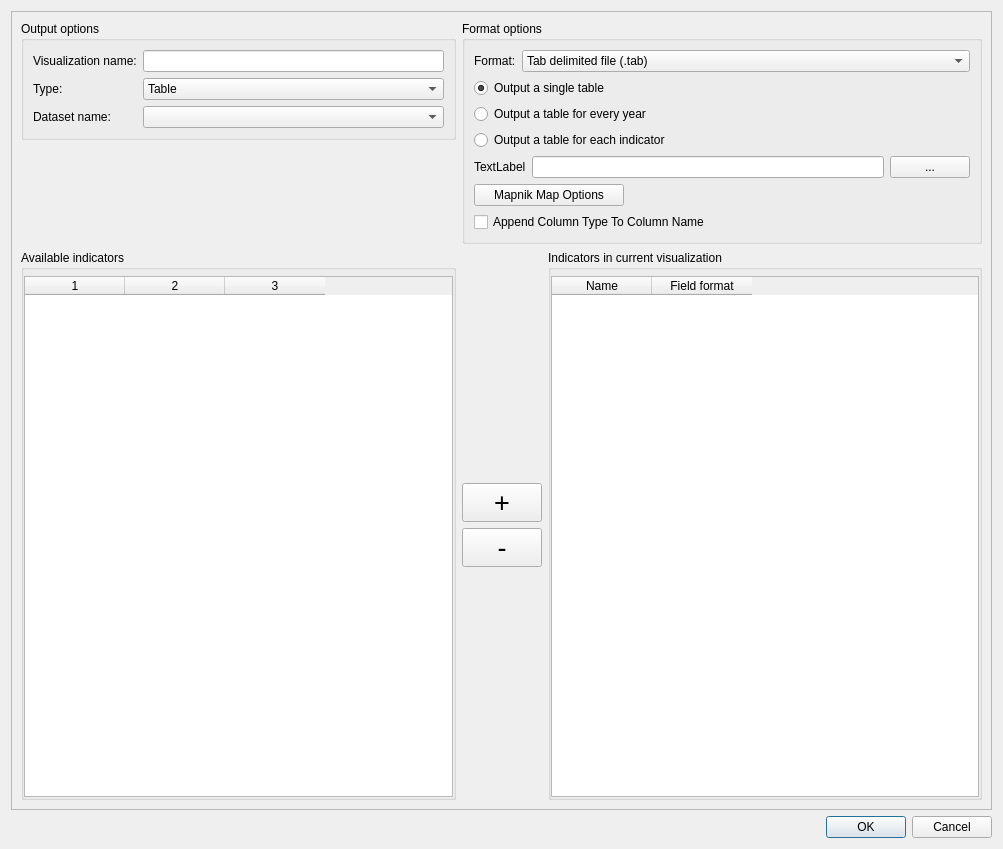
<?xml version="1.0" encoding="UTF-8"?>
<ui version="4.0">
 <class>dlgConfigureBatchIndicatorVisualization</class>
 <widget class="QDialog" name="dlgConfigureBatchIndicatorVisualization">
  <property name="geometry">
   <rect>
    <x>0</x>
    <y>0</y>
    <width>1003</width>
    <height>849</height>
   </rect>
  </property>
  <property name="sizePolicy">
   <sizepolicy hsizetype="Expanding" vsizetype="Expanding">
    <horstretch>0</horstretch>
    <verstretch>0</verstretch>
   </sizepolicy>
  </property>
  <property name="windowTitle">
   <string>Batch indicator visualization</string>
  </property>
  <property name="toolTip">
   <string/>
  </property>
  <layout class="QGridLayout" name="gridLayout_6">
   <item row="0" column="0">
    <widget class="QFrame" name="frame">
     <property name="frameShape">
      <enum>QFrame::StyledPanel</enum>
     </property>
     <property name="frameShadow">
      <enum>QFrame::Raised</enum>
     </property>
     <layout class="QGridLayout" name="gridLayout_5">
      <item row="0" column="0">
       <widget class="QGroupBox" name="gbOutputOptions">
        <property name="sizePolicy">
         <sizepolicy hsizetype="Preferred" vsizetype="Preferred">
          <horstretch>0</horstretch>
          <verstretch>0</verstretch>
         </sizepolicy>
        </property>
        <property name="title">
         <string>Output options</string>
        </property>
        <layout class="QGridLayout" name="gridLayout">
         <item row="0" column="0">
          <widget class="QLabel" name="label_5">
           <property name="text">
            <string>Visualization name:</string>
           </property>
          </widget>
         </item>
         <item row="0" column="1">
          <widget class="QLineEdit" name="leVizName">
           <property name="sizePolicy">
            <sizepolicy hsizetype="Expanding" vsizetype="Preferred">
             <horstretch>0</horstretch>
             <verstretch>0</verstretch>
            </sizepolicy>
           </property>
           <property name="minimumSize">
            <size>
             <width>100</width>
             <height>0</height>
            </size>
           </property>
          </widget>
         </item>
         <item row="1" column="0">
          <widget class="QLabel" name="label_7">
           <property name="text">
            <string>Type:</string>
           </property>
          </widget>
         </item>
         <item row="1" column="1">
          <widget class="QComboBox" name="cboVizType">
           <property name="sizePolicy">
            <sizepolicy hsizetype="Expanding" vsizetype="Preferred">
             <horstretch>0</horstretch>
             <verstretch>0</verstretch>
            </sizepolicy>
           </property>
           <property name="minimumSize">
            <size>
             <width>0</width>
             <height>0</height>
            </size>
           </property>
           <item>
            <property name="text">
             <string>Table</string>
            </property>
           </item>
           <item>
            <property name="text">
             <string>Map</string>
            </property>
           </item>
           <item>
            <property name="text">
             <string>Animation</string>
            </property>
           </item>
          </widget>
         </item>
         <item row="2" column="0">
          <widget class="QLabel" name="label_6">
           <property name="text">
            <string>Dataset name:</string>
           </property>
          </widget>
         </item>
         <item row="2" column="1">
          <widget class="QComboBox" name="cboDataset">
           <property name="sizePolicy">
            <sizepolicy hsizetype="Expanding" vsizetype="Preferred">
             <horstretch>0</horstretch>
             <verstretch>0</verstretch>
            </sizepolicy>
           </property>
          </widget>
         </item>
        </layout>
       </widget>
      </item>
      <item row="0" column="1" rowspan="2" colspan="2">
       <widget class="QGroupBox" name="groupBox">
        <property name="sizePolicy">
         <sizepolicy hsizetype="Preferred" vsizetype="Preferred">
          <horstretch>0</horstretch>
          <verstretch>0</verstretch>
         </sizepolicy>
        </property>
        <property name="title">
         <string>Format options</string>
        </property>
        <layout class="QGridLayout" name="gridLayout_2">
         <item row="0" column="0">
          <layout class="QHBoxLayout" name="horizontalLayout_2">
           <item>
            <widget class="QLabel" name="label_4">
             <property name="sizePolicy">
              <sizepolicy hsizetype="Preferred" vsizetype="Fixed">
               <horstretch>0</horstretch>
               <verstretch>0</verstretch>
              </sizepolicy>
             </property>
             <property name="text">
              <string>Format:</string>
             </property>
            </widget>
           </item>
           <item>
            <widget class="QComboBox" name="cboOutputType">
             <property name="sizePolicy">
              <sizepolicy hsizetype="Expanding" vsizetype="Fixed">
               <horstretch>0</horstretch>
               <verstretch>0</verstretch>
              </sizepolicy>
             </property>
             <property name="minimumSize">
              <size>
               <width>0</width>
               <height>0</height>
              </size>
             </property>
             <item>
              <property name="text">
               <string>Tab delimited file (.tab)</string>
              </property>
             </item>
             <item>
              <property name="text">
               <string>Fixed field file (.dat)</string>
              </property>
             </item>
             <item>
              <property name="text">
               <string>Export to SQL database</string>
              </property>
             </item>
             <item>
              <property name="text">
               <string>ESRI database</string>
              </property>
             </item>
            </widget>
           </item>
          </layout>
         </item>
         <item row="4" column="0">
          <layout class="QHBoxLayout" name="horizontalLayout">
           <item>
            <widget class="QLabel" name="lblOption1">
             <property name="sizePolicy">
              <sizepolicy hsizetype="Preferred" vsizetype="Fixed">
               <horstretch>0</horstretch>
               <verstretch>0</verstretch>
              </sizepolicy>
             </property>
             <property name="text">
              <string>TextLabel</string>
             </property>
            </widget>
           </item>
           <item>
            <widget class="QLineEdit" name="leOption1">
             <property name="sizePolicy">
              <sizepolicy hsizetype="Expanding" vsizetype="Fixed">
               <horstretch>0</horstretch>
               <verstretch>0</verstretch>
              </sizepolicy>
             </property>
             <property name="minimumSize">
              <size>
               <width>100</width>
               <height>0</height>
              </size>
             </property>
            </widget>
           </item>
           <item>
            <widget class="QPushButton" name="pbn_set_storage_location">
             <property name="sizePolicy">
              <sizepolicy hsizetype="Preferred" vsizetype="Fixed">
               <horstretch>0</horstretch>
               <verstretch>0</verstretch>
              </sizepolicy>
             </property>
             <property name="text">
              <string>...</string>
             </property>
            </widget>
           </item>
          </layout>
         </item>
         <item row="1" column="0">
          <widget class="QRadioButton" name="rbSingleTable">
           <property name="toolTip">
            <string>The table will have the values of all indicators for each year the indicator batch is run on.</string>
           </property>
           <property name="text">
            <string>Output a single table</string>
           </property>
           <property name="checked">
            <bool>true</bool>
           </property>
          </widget>
         </item>
         <item row="2" column="0">
          <widget class="QRadioButton" name="rbTablePerYear">
           <property name="toolTip">
            <string>Each table will have the values of the selected indicators for the given year.</string>
           </property>
           <property name="text">
            <string>Output a table for every year</string>
           </property>
          </widget>
         </item>
         <item row="3" column="0">
          <widget class="QRadioButton" name="rbTablePerIndicator">
           <property name="toolTip">
            <string>Each table will have the values of a given indicator across all years the batch is run on.</string>
           </property>
           <property name="text">
            <string>Output a table for each indicator</string>
           </property>
          </widget>
         </item>
         <item row="5" column="0">
          <widget class="QPushButton" name="mapnikOptions">
           <property name="maximumSize">
            <size>
             <width>150</width>
             <height>16777215</height>
            </size>
           </property>
           <property name="text">
            <string>Mapnik Map Options</string>
           </property>
          </widget>
         </item>
         <item row="6" column="0">
          <widget class="QCheckBox" name="appendTypeCheckBox">
           <property name="text">
            <string>Append Column Type To Column Name</string>
           </property>
          </widget>
         </item>
        </layout>
       </widget>
      </item>
      <item row="2" column="1">
       <layout class="QVBoxLayout" name="verticalLayout_3">
        <item>
         <spacer name="verticalSpacer">
          <property name="orientation">
           <enum>Qt::Vertical</enum>
          </property>
          <property name="sizeHint" stdset="0">
           <size>
            <width>20</width>
            <height>40</height>
           </size>
          </property>
         </spacer>
        </item>
        <item>
         <widget class="QPushButton" name="pbnAddIndicator">
          <property name="sizePolicy">
           <sizepolicy hsizetype="Preferred" vsizetype="Fixed">
            <horstretch>0</horstretch>
            <verstretch>0</verstretch>
           </sizepolicy>
          </property>
          <property name="maximumSize">
           <size>
            <width>16777215</width>
            <height>16777215</height>
           </size>
          </property>
          <property name="font">
           <font>
            <pointsize>20</pointsize>
           </font>
          </property>
          <property name="toolTip">
           <string>Add currently selected indicator on the left to this indicator visualization.</string>
          </property>
          <property name="text">
           <string>+</string>
          </property>
         </widget>
        </item>
        <item>
         <widget class="QPushButton" name="pbnRemoveIndicator">
          <property name="sizePolicy">
           <sizepolicy hsizetype="Preferred" vsizetype="Fixed">
            <horstretch>0</horstretch>
            <verstretch>0</verstretch>
           </sizepolicy>
          </property>
          <property name="maximumSize">
           <size>
            <width>16777215</width>
            <height>16777215</height>
           </size>
          </property>
          <property name="font">
           <font>
            <pointsize>20</pointsize>
           </font>
          </property>
          <property name="toolTip">
           <string>Remove currently selected indicator on the right from this indicator visualization.</string>
          </property>
          <property name="text">
           <string>-</string>
          </property>
         </widget>
        </item>
        <item>
         <spacer name="verticalSpacer_2">
          <property name="orientation">
           <enum>Qt::Vertical</enum>
          </property>
          <property name="sizeHint" stdset="0">
           <size>
            <width>20</width>
            <height>40</height>
           </size>
          </property>
         </spacer>
        </item>
       </layout>
      </item>
      <item row="2" column="2">
       <widget class="QGroupBox" name="groupBox_3">
        <property name="title">
         <string>Indicators in current visualization</string>
        </property>
        <property name="flat">
         <bool>true</bool>
        </property>
        <layout class="QGridLayout" name="gridLayout_3">
         <property name="leftMargin">
          <number>0</number>
         </property>
         <property name="topMargin">
          <number>6</number>
         </property>
         <property name="rightMargin">
          <number>0</number>
         </property>
         <property name="bottomMargin">
          <number>0</number>
         </property>
         <property name="spacing">
          <number>0</number>
         </property>
         <item row="0" column="0">
          <widget class="QTableWidget" name="twIndicatorsToVisualize">
           <property name="sizePolicy">
            <sizepolicy hsizetype="Expanding" vsizetype="Expanding">
             <horstretch>0</horstretch>
             <verstretch>0</verstretch>
            </sizepolicy>
           </property>
           <property name="minimumSize">
            <size>
             <width>200</width>
             <height>0</height>
            </size>
           </property>
           <property name="dragDropOverwriteMode">
            <bool>false</bool>
           </property>
           <property name="alternatingRowColors">
            <bool>true</bool>
           </property>
           <property name="selectionBehavior">
            <enum>QAbstractItemView::SelectRows</enum>
           </property>
           <property name="wordWrap">
            <bool>true</bool>
           </property>
           <column>
            <property name="text">
             <string>Name</string>
            </property>
           </column>
           <column>
            <property name="text">
             <string>Field format</string>
            </property>
           </column>
          </widget>
         </item>
        </layout>
       </widget>
      </item>
      <item row="2" column="0">
       <widget class="QGroupBox" name="groupBox_2">
        <property name="title">
         <string>Available indicators</string>
        </property>
        <property name="flat">
         <bool>true</bool>
        </property>
        <layout class="QGridLayout" name="gridLayout_4">
         <property name="leftMargin">
          <number>0</number>
         </property>
         <property name="topMargin">
          <number>6</number>
         </property>
         <property name="rightMargin">
          <number>0</number>
         </property>
         <property name="bottomMargin">
          <number>0</number>
         </property>
         <property name="spacing">
          <number>0</number>
         </property>
         <item row="0" column="0">
          <widget class="QTableWidget" name="twAvailableIndicators">
           <property name="sizePolicy">
            <sizepolicy hsizetype="Expanding" vsizetype="Expanding">
             <horstretch>37</horstretch>
             <verstretch>0</verstretch>
            </sizepolicy>
           </property>
           <property name="minimumSize">
            <size>
             <width>200</width>
             <height>0</height>
            </size>
           </property>
           <property name="editTriggers">
            <set>QAbstractItemView::NoEditTriggers</set>
           </property>
           <property name="dragDropOverwriteMode">
            <bool>false</bool>
           </property>
           <property name="alternatingRowColors">
            <bool>true</bool>
           </property>
           <property name="selectionMode">
            <enum>QAbstractItemView::ExtendedSelection</enum>
           </property>
           <property name="selectionBehavior">
            <enum>QAbstractItemView::SelectRows</enum>
           </property>
           <property name="textElideMode">
            <enum>Qt::ElideRight</enum>
           </property>
           <property name="showGrid">
            <bool>true</bool>
           </property>
           <property name="sortingEnabled">
            <bool>false</bool>
           </property>
           <property name="columnCount">
            <number>3</number>
           </property>
           <column/>
           <column/>
           <column/>
          </widget>
         </item>
        </layout>
       </widget>
      </item>
     </layout>
    </widget>
   </item>
   <item row="1" column="0">
    <widget class="QDialogButtonBox" name="buttonBox">
     <property name="orientation">
      <enum>Qt::Horizontal</enum>
     </property>
     <property name="standardButtons">
      <set>QDialogButtonBox::Cancel|QDialogButtonBox::Ok</set>
     </property>
    </widget>
   </item>
  </layout>
 </widget>
 <resources/>
 <connections>
  <connection>
   <sender>buttonBox</sender>
   <signal>accepted()</signal>
   <receiver>dlgConfigureBatchIndicatorVisualization</receiver>
   <slot>accept()</slot>
   <hints>
    <hint type="sourcelabel">
     <x>248</x>
     <y>254</y>
    </hint>
    <hint type="destinationlabel">
     <x>157</x>
     <y>274</y>
    </hint>
   </hints>
  </connection>
  <connection>
   <sender>buttonBox</sender>
   <signal>rejected()</signal>
   <receiver>dlgConfigureBatchIndicatorVisualization</receiver>
   <slot>reject()</slot>
   <hints>
    <hint type="sourcelabel">
     <x>316</x>
     <y>260</y>
    </hint>
    <hint type="destinationlabel">
     <x>286</x>
     <y>274</y>
    </hint>
   </hints>
  </connection>
 </connections>
</ui>
